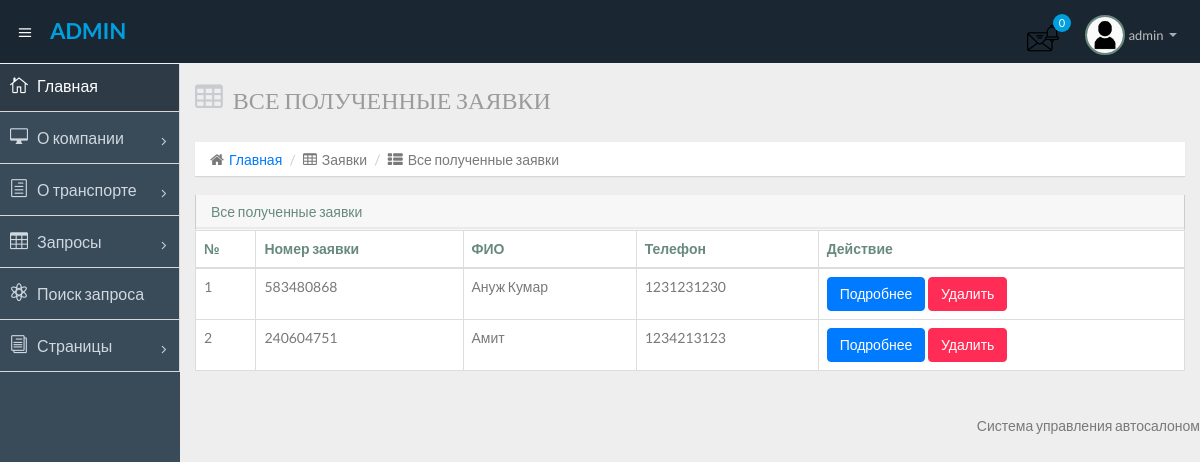
Page /admin/total-enquiry.php (signed in) on the committed database.
### tables this page shows
CREATE TABLE `tblenquiry` (
  `ID` int(10) NOT NULL,
  `EnquiryNumber` varchar(10) NOT NULL,
  `CardId` mediumint(50) DEFAULT NULL,
  `FullName` varchar(120) DEFAULT NULL,
  `Email` varchar(250) DEFAULT NULL,
  `MobileNumber` bigint(10) DEFAULT NULL,
  `Message` varchar(250) DEFAULT NULL,
  `EnquiryDate` timestamp NULL DEFAULT current_timestamp(),
  `Status` varchar(10) NOT NULL,
  `AdminRemark` varchar(200) NOT NULL,
  `AdminRemarkdate` timestamp NULL DEFAULT NULL ON UPDATE current_timestamp()
);

### admin/total-enquiry.php (the view, shortened to what this page needs)
<?php
include('includes/dbconnection.php');
if (strlen($_SESSION['csmsaid']==0)) {
  header('location:logout.php');
  } else{
  ?>
<!DOCTYPE html>
<html lang="ru">
<head>
  <link href="css/bootstrap.min.css" rel="stylesheet">
  <link href="css/bootstrap-theme.css" rel="stylesheet">
  <link href="css/elegant-icons-style.css" rel="stylesheet" />
  <link href="css/font-awesome.min.css" rel="stylesheet" />
  <link href="css/style.css" rel="stylesheet">
  <link href="css/style-responsive.css" rel="stylesheet" />
</head>
<body>
  <section id="container" class="">
  <?php include_once('includes/header.php');?>
  <?php include_once('includes/sidebar.php');?>
  <section id="main-content">
    <section class="wrapper">
    <div class="row">
      <div class="col-lg-12">
      <h3 class="page-header"><i class="fa fa-table"></i>Все полученные заявки</h3>
      <ol class="breadcrumb">
        <li><i class="fa fa-home"></i><a href="dashboard.php">Главная</a></li>
        <li><i class="fa fa-table"></i>Заявки</li>
        <li><i class="fa fa-th-list"></i>Все полученные заявки</li>
      </ol>
      </div>
    </div>
    <div class="row">
      <div class="col-sm-12">
      <section class="panel">
        <header class="panel-heading">
        Все полученные заявки
        </header>
         <table class="table table-bordered">
        <thead>
                    <tr>
                      <tr>
          <th>№</th>
          <th>Номер заявки</th>
          <th>ФИО</th>
          <th>Телефон</th>
              <th>Действие</th>
        </tr>
                    </tr>
                    </thead>
         <?php
$ret=mysqli_query($con,"select * from  tblenquiry");
$cnt=1;
$count=mysqli_num_rows($ret);
if($count>0){
while ($row=mysqli_fetch_array($ret)) {
?>
        <tr>
          <td><?php echo $cnt;?></td>
          <td><?php  echo $row['EnquiryNumber'];?></td>
          <td><?php  echo $row['FullName'];?></td>
          <td><?php  echo $row['MobileNumber'];?></td>
          <td><a href="view-enquiry-detail.php?viewid=<?php echo $row['ID'];?>" class="btn btn-primary">Подробнее</a>
  <a href="answer-enquiry.php?id=<?php echo $row['ID']?>&del=delete" onClick="return confirm('Вы уверены, что хотите удалить?')" class="btn btn-danger"> Удалить</a>
          </td>
        </tr>
        <?php
$cnt=$cnt+1;
} } else {?>
<tr>
  <th colspan="5" style="color:red; font-size:16px;"> Записей не найдено</th>
</tr>
<?php } ?>
        </table>
      </section>
      </div>
    </div>
    </section>
  </section>
    <?php include_once('includes/footer.php');?>
  </section>
</body>
</html>
<?php }  ?>

### admin/includes/header.php (shortened to what this page needs)
<?php
include('includes/dbconnection.php');
?>
  <header class="header dark-bg">
    <div class="toggle-nav">
      <div class="icon-reorder tooltips" data-original-title="Переключить навигацию" data-placement="bottom"><i class="icon_menu"></i></div>
    </div>
<?php
$adid=$_SESSION['csmsaid'];
$ret=mysqli_query($con,"select AdminName from tbladmin where ID='$adid'");
$row=mysqli_fetch_array($ret);
$name=$row['AdminName'];
?>
    <a href="index.php" class="logo"><span class="lite"><strong> <?php echo $name; ?></strong></span></a>
    <div class="top-nav notification-row">
      <ul class="nav pull-right top-menu">
       <li id="alert_notificatoin_bar" class="dropdown">
        <?php
$ret1=mysqli_query($con,"select *from  tblenquiry where Status=''");
$num1=mysqli_num_rows($ret1);?>
        <a data-toggle="dropdown" class="dropdown-toggle" href="#">
<img src="images/notification-bell.png">
                   <span class="badge bg-important"><?php echo $num1;?></span>
                </a>
       </li>
       <li class="dropdown">
        <a data-toggle="dropdown" class="dropdown-toggle" href="#">
                   <span class="profile-ava">
                      <img alt="" src="images/av1.jpg" width="40" height="40">
                   </span>
                   <span class="username"><?php echo $name; ?></span>
                   <b class="caret"></b>
                </a>
       </li>
      </ul>
    </div>
   </header>

### rows in the picture
tblenquiry: EnquiryNumber "583480868", FullName "Ануж Кумар", MobileNumber "1231231230"
tblenquiry: EnquiryNumber "240604751", FullName "Амит", MobileNumber "1234213123"

### other values in the picture
$name "ADMIN"
$num1 "0"
$name "admin"
